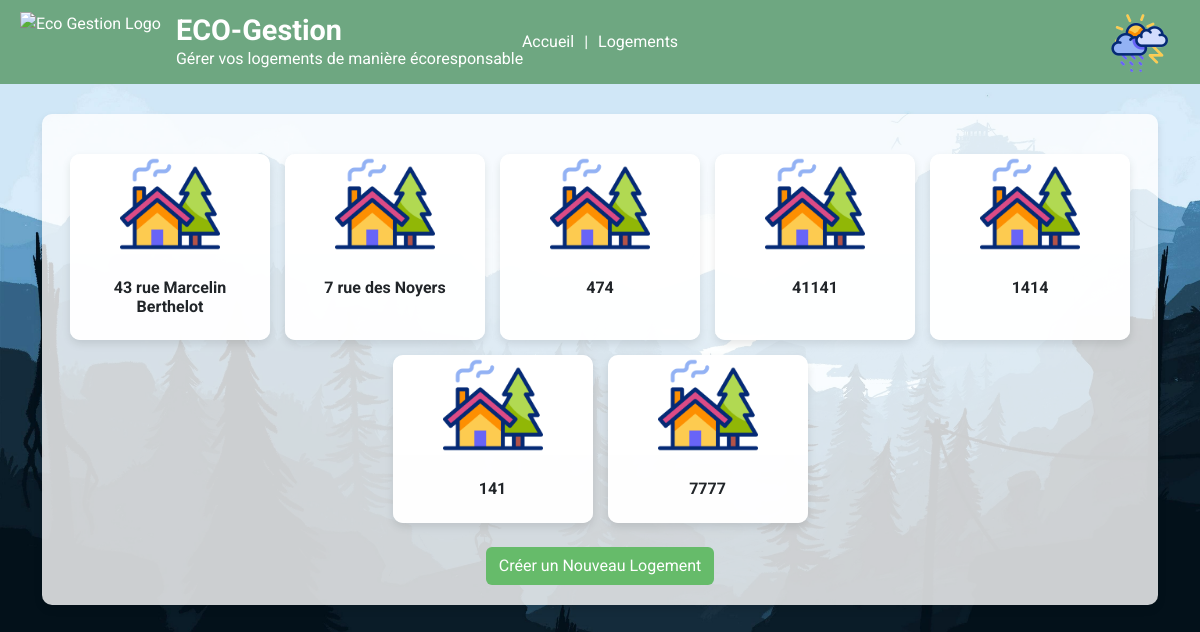
/index, run on the app's committed database.
### tables this page shows
CREATE TABLE Logement (
    id_Logement INTEGER PRIMARY KEY AUTOINCREMENT,
    ADRESSE TEXT NOT NULL, 
    NUMTEL TEXT,
    ADDRIP TEXT,
    DATEINSERTION DATE
);

### app.py (the view)
@app.route('/index')
def index():
    conn = get_db_connection()
    try:
        logements = conn.execute('SELECT * FROM Logement').fetchall()
    except sqlite3.OperationalError as e:
        print(f"Erreur lors de l'accès aux logements : {e}")
        logements = []
    finally:
        conn.close()
    return render_template('index.html', logements=logements)

### app.py (called while the page is built)
def get_db_connection():
    conn = sqlite3.connect('base.db', timeout=10, isolation_level=None)
    conn.execute('PRAGMA journal_mode=WAL')
    conn.row_factory = sqlite3.Row
    return conn

### templates/index.html (shortened to what this page needs)
{% extends "base.html" %}
{% block content %}
<div class="container mt-4">
    <div class="background-container">
        <div class="card-container">
            {% for logement in logements %}
            <a href="{{ url_for('logement_details', logement_id=logement.id_Logement) }}" class="card" style="text-decoration: none;">
                <img src="{{ url_for('static', filename='images/house_idle.gif') }}"
                     onmouseover="this.src='{{ url_for('static', filename='images/house_active.gif') }}'; this.classList.add('zoom-active');"
                     onmouseout="this.src='{{ url_for('static', filename='images/house_idle.gif') }}'; this.classList.remove('zoom-active');"
                     alt="Maison">
                <div class="card-body">
                    <h5 class="card-title">{{ logement.ADRESSE }}</h5>
                </div>
            </a>
            {% endfor %}
        </div>
        <div class="text-center mt-4">
            <a href="{{ url_for('create_logement') }}" class="btn btn-green">Créer un Nouveau Logement</a>
        </div>
    </div>
</div>
{% endblock %}

### templates/index.html (style rules this page uses)
.background-container { background-color: rgba(255, 255, 255, 0.8); padding: 20px; border-radius: 10px; box-shadow: 0 4px 8px rgba(0, 0, 0, 0.1); margin: 30px auto; max-width: 1200px; }
.card-container { display: flex; flex-wrap: wrap; gap: 15px; justify-content: center; margin-top: 20px; }
.card { width: 200px; border: none; border-radius: 10px; box-shadow: 0 4px 8px rgba(0, 0, 0, 0.1); transition: transform 0.3s, box-shadow 0.3s; cursor: pointer; background-color: rgba(255, 255, 255, 0.8); overflow: hidden; position: relative; }
.card img { border-top-left-radius: 10px; border-top-right-radius: 10px; height: 100px; width: 100%; object-fit: contain; background-color: white; transition: transform 0.3s ease, opacity 0.3s ease; }
.card-body { position: relative; z-index: 1; text-align: center; background-color: rgba(255, 255, 255, 0.9); }
.card-title { font-size: 1rem; font-weight: bold; margin: 8px 0; text-decoration: none; }
.btn-green { background-color: #66bb6a; color: white; transition: transform 0.3s ease, box-shadow 0.3s ease; }

### data on the page
Logement: ADRESSE "43 rue Marcelin Berthelot"
Logement: ADRESSE "7 rue des Noyers"
Logement: ADRESSE "474"
Logement: ADRESSE "41141"
Logement: ADRESSE "1414"
Logement: ADRESSE "141"
Logement: ADRESSE "7777"
